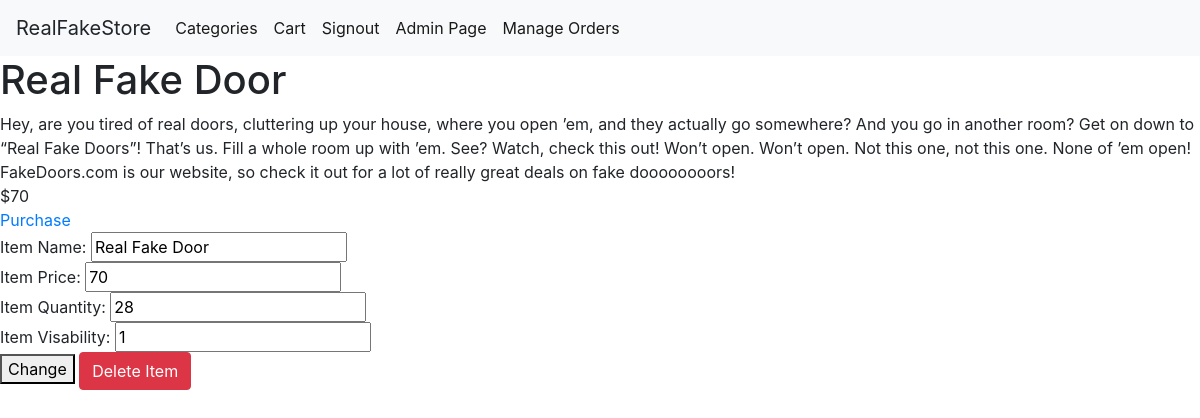
Page /admin/item_info_admin.php?id=1 (signed in) on the committed database.
### tables this page shows
CREATE TABLE `items` (
  `ID` tinyint(10) UNSIGNED NOT NULL,
  `category_ID` tinyint(3) UNSIGNED NOT NULL,
  `name` varchar(128) NOT NULL,
  `light_description` text NOT NULL,
  `description` text DEFAULT NULL,
  `image_name` text NOT NULL DEFAULT 'images/no_image.png',
  `price` int(11) NOT NULL,
  `quantity` tinyint(4) NOT NULL,
  `visibility` tinyint(1) NOT NULL DEFAULT 1
);

### admin/item_info_admin.php (the view, shortened to what this page needs)
<?php
require_once('../theme/header.php');
require_once('verify_if_admin.php');
$query=$connection->prepare('SELECT * FROM items WHERE ID=?');
$query->execute([$_GET['id']]);
$item=$query->fetch();
echo '<h1>'.$item['name'].'</h1>';
echo $item['description'];
echo '$';
echo $item['price'];
echo '<a href="../cart_and_purchase/cart.php?id='.$item['ID'].'">Purchase</a>';
$query=$connection->prepare('SELECT * FROM items WHERE ID=?');
$query->execute([$_GET['id']]);
$item=$query->fetch();
?>
<form method="POST" >
Item Name: <input name="name" type="text" value="<?= $item['name'] ?>" />
Item Price: <input name="price" type="text" value="<?= $item['price'] ?>" />
Item Quantity: <input name="quantity" type="text" value="<?= $item['quantity'] ?>" />
Item Visability: <input name="visibility" type="text" value="<?= $item['visibility'] ?>" />
<button type="submit">Change</button>
<form method="post">
  <input type="submit" class="btn btn-danger" name="delete_button" value="Delete Item" >
</form>
</form>

### rows in the picture
items: name "Real Fake Door", description "Hey, are you tired of real doors, cluttering up your house, where you open ’em, and they actually go somewhere? And you go in another room? Get on down to “Real Fake Doors”! That’s us. Fill a whole room up with ’em. See? Watch, check this out! Won’t open. Won’t open. Not this one, not this one. None of ’em open! FakeDoors.com is our website, so check it out for a lot of really great deals on fake doooooooors!", price "70", quantity "28", visibility "1"
